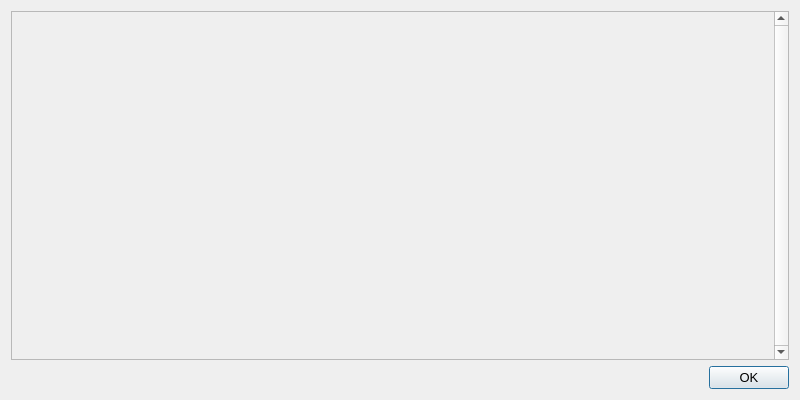
<?xml version="1.0" encoding="UTF-8"?>
<ui version="4.0">
 <class>HelpMessageDialog</class>
 <widget class="QDialog" name="HelpMessageDialog">
  <property name="geometry">
   <rect>
    <x>0</x>
    <y>0</y>
    <width>800</width>
    <height>400</height>
   </rect>
  </property>
  <property name="font">
   <font>
    <pointsize>10</pointsize>
   </font>
  </property>
  <property name="windowTitle">
   <string>Innoket Core - Command-line options</string>
  </property>
  <layout class="QVBoxLayout" name="verticalLayout_3">
   <item>
    <layout class="QVBoxLayout" name="verticalLayout">
     <item>
      <widget class="QScrollArea" name="scrollArea">
       <property name="verticalScrollBarPolicy">
        <enum>Qt::ScrollBarAlwaysOn</enum>
       </property>
       <property name="widgetResizable">
        <bool>true</bool>
       </property>
       <widget class="QWidget" name="scrollAreaWidgetContents">
        <property name="geometry">
         <rect>
          <x>0</x>
          <y>0</y>
          <width>763</width>
          <height>345</height>
         </rect>
        </property>
        <layout class="QVBoxLayout" name="verticalLayout_2">
         <item>
          <widget class="QLabel" name="helpMessageLabel">
           <property name="font">
            <font>
             <family>Terminal</family>
            </font>
           </property>
           <property name="cursor">
            <cursorShape>IBeamCursor</cursorShape>
           </property>
           <property name="textFormat">
            <enum>Qt::PlainText</enum>
           </property>
           <property name="textInteractionFlags">
            <set>Qt::LinksAccessibleByMouse|Qt::TextSelectableByKeyboard|Qt::TextSelectableByMouse</set>
           </property>
          </widget>
         </item>
        </layout>
       </widget>
      </widget>
     </item>
     <item>
      <widget class="QDialogButtonBox" name="okButton">
       <property name="orientation">
        <enum>Qt::Horizontal</enum>
       </property>
       <property name="standardButtons">
        <set>QDialogButtonBox::Ok</set>
       </property>
      </widget>
     </item>
    </layout>
   </item>
  </layout>
 </widget>
 <resources/>
 <connections>
  <connection>
   <sender>okButton</sender>
   <signal>accepted()</signal>
   <receiver>HelpMessageDialog</receiver>
   <slot>accept()</slot>
   <hints>
    <hint type="sourcelabel">
     <x>20</x>
     <y>20</y>
    </hint>
    <hint type="destinationlabel">
     <x>20</x>
     <y>20</y>
    </hint>
   </hints>
  </connection>
  <connection>
   <sender>okButton</sender>
   <signal>rejected()</signal>
   <receiver>HelpMessageDialog</receiver>
   <slot>reject()</slot>
   <hints>
    <hint type="sourcelabel">
     <x>20</x>
     <y>20</y>
    </hint>
    <hint type="destinationlabel">
     <x>20</x>
     <y>20</y>
    </hint>
   </hints>
  </connection>
 </connections>
</ui>
